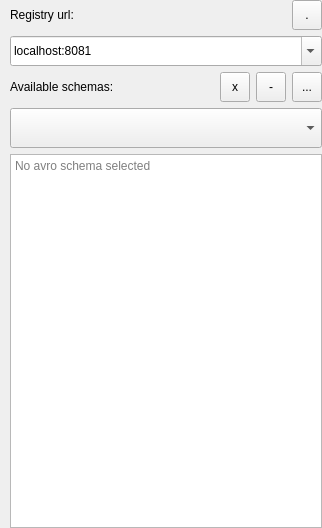
         <widget class="QWidget" name="page_schema">
          <property name="geometry">
           <rect>
            <x>0</x>
            <y>0</y>
            <width>322</width>
            <height>528</height>
           </rect>
          </property>
          <attribute name="label">
           <string>Schemas</string>
          </attribute>
          <layout class="QVBoxLayout" name="verticalLayout_10">
           <property name="leftMargin">
            <number>0</number>
           </property>
           <property name="topMargin">
            <number>0</number>
           </property>
           <property name="rightMargin">
            <number>0</number>
           </property>
           <property name="bottomMargin">
            <number>0</number>
           </property>
           <item>
            <layout class="QGridLayout" name="gridLayout_7">
             <property name="leftMargin">
              <number>10</number>
             </property>
             <item row="2" column="0">
              <widget class="QLabel" name="label">
               <property name="text">
                <string>Available schemas:</string>
               </property>
              </widget>
             </item>
             <item row="2" column="2">
              <widget class="QToolButton" name="tbtn_del_schema">
               <property name="minimumSize">
                <size>
                 <width>30</width>
                 <height>30</height>
                </size>
               </property>
               <property name="maximumSize">
                <size>
                 <width>30</width>
                 <height>30</height>
                </size>
               </property>
               <property name="text">
                <string>-</string>
               </property>
               <property name="iconSize">
                <size>
                 <width>24</width>
                 <height>24</height>
                </size>
               </property>
              </widget>
             </item>
             <item row="2" column="3">
              <widget class="QToolButton" name="tbtn_sel_schema">
               <property name="minimumSize">
                <size>
                 <width>30</width>
                 <height>30</height>
                </size>
               </property>
               <property name="maximumSize">
                <size>
                 <width>30</width>
                 <height>30</height>
                </size>
               </property>
               <property name="text">
                <string>...</string>
               </property>
               <property name="iconSize">
                <size>
                 <width>24</width>
                 <height>24</height>
                </size>
               </property>
              </widget>
             </item>
             <item row="2" column="1">
              <widget class="QToolButton" name="tbtn_desel_schema">
               <property name="minimumSize">
                <size>
                 <width>30</width>
                 <height>30</height>
                </size>
               </property>
               <property name="maximumSize">
                <size>
                 <width>30</width>
                 <height>30</height>
                </size>
               </property>
               <property name="text">
                <string>x</string>
               </property>
               <property name="iconSize">
                <size>
                 <width>24</width>
                 <height>24</height>
                </size>
               </property>
              </widget>
             </item>
             <item row="3" column="0" colspan="4">
              <widget class="HComboBox" name="cmb_sel_schema">
               <property name="sizePolicy">
                <sizepolicy hsizetype="Expanding" vsizetype="Fixed">
                 <horstretch>0</horstretch>
                 <verstretch>0</verstretch>
                </sizepolicy>
               </property>
               <property name="minimumSize">
                <size>
                 <width>0</width>
                 <height>40</height>
                </size>
               </property>
               <property name="layoutDirection">
                <enum>Qt::LeftToRight</enum>
               </property>
               <property name="editable">
                <bool>false</bool>
               </property>
               <property name="insertPolicy">
                <enum>QComboBox::InsertAtTop</enum>
               </property>
               <property name="minimumContentsLength">
                <number>0</number>
               </property>
               <property name="iconSize">
                <size>
                 <width>24</width>
                 <height>24</height>
                </size>
               </property>
              </widget>
             </item>
             <item row="4" column="0" colspan="4">
              <widget class="HConsole" name="txt_sel_schema">
               <property name="acceptRichText">
                <bool>false</bool>
               </property>
               <property name="placeholderText">
                <string>No avro schema selected</string>
               </property>
               <property name="openLinks">
                <bool>false</bool>
               </property>
              </widget>
             </item>
             <item row="0" column="0" colspan="3">
              <widget class="QLabel" name="label_3">
               <property name="text">
                <string>Registry url:</string>
               </property>
              </widget>
             </item>
             <item row="0" column="3">
              <widget class="QToolButton" name="tbtn_test_registry_url">
               <property name="minimumSize">
                <size>
                 <width>30</width>
                 <height>30</height>
                </size>
               </property>
               <property name="maximumSize">
                <size>
                 <width>30</width>
                 <height>30</height>
                </size>
               </property>
               <property name="text">
                <string>.</string>
               </property>
               <property name="iconSize">
                <size>
                 <width>24</width>
                 <height>24</height>
                </size>
               </property>
              </widget>
             </item>
             <item row="1" column="0" colspan="4">
              <widget class="HComboBox" name="cmb_registry_url">
               <property name="sizePolicy">
                <sizepolicy hsizetype="Expanding" vsizetype="Fixed">
                 <horstretch>0</horstretch>
                 <verstretch>0</verstretch>
                </sizepolicy>
               </property>
               <property name="minimumSize">
                <size>
                 <width>0</width>
                 <height>30</height>
                </size>
               </property>
               <property name="layoutDirection">
                <enum>Qt::LeftToRight</enum>
               </property>
               <property name="editable">
                <bool>true</bool>
               </property>
               <property name="currentText">
                <string>localhost:8081</string>
               </property>
               <property name="insertPolicy">
                <enum>QComboBox::InsertAtTop</enum>
               </property>
               <property name="minimumContentsLength">
                <number>0</number>
               </property>
               <property name="iconSize">
                <size>
                 <width>24</width>
                 <height>24</height>
                </size>
               </property>
              </widget>
             </item>
            </layout>
           </item>
          </layout>
         </widget>
